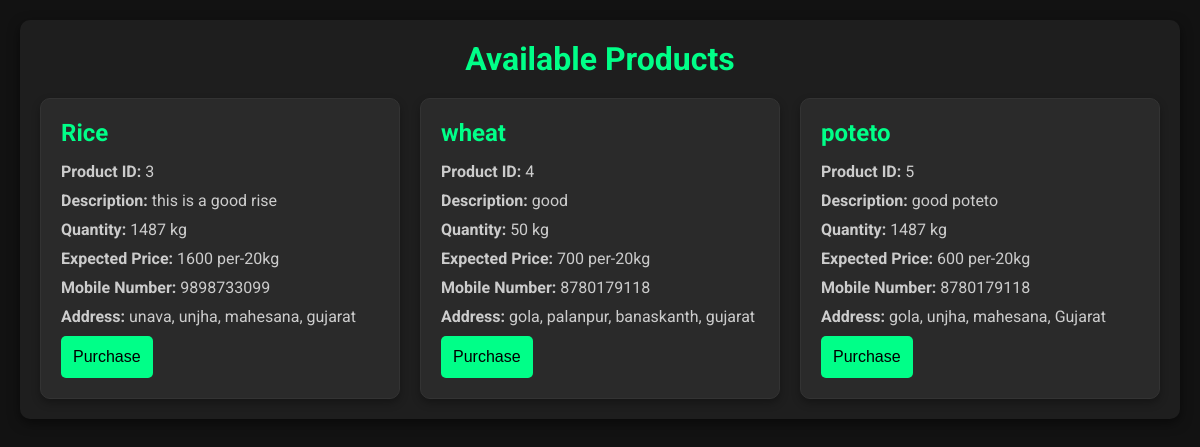
The app's page /assets/pages/buyer-new-purchases.php (signed in) with its own data.
### tables this page shows
CREATE TABLE `products` (
  `productName` varchar(100) NOT NULL,
  `description` varchar(100) NOT NULL,
  `ItemQuantity` varchar(100) NOT NULL,
  `quantityType` varchar(100) NOT NULL,
  `ExpectedPrice` varchar(100) NOT NULL,
  `PriceType` varchar(100) NOT NULL,
  `MobileNumber` varchar(11) NOT NULL,
  `Address` varchar(120) NOT NULL,
  `State` varchar(120) NOT NULL,
  `District` varchar(120) NOT NULL,
  `Sub District` varchar(120) NOT NULL,
  `Village` varchar(120) NOT NULL,
  `id` int(100) NOT NULL
);

### assets/pages/buyer-new-purchases.php (the view, shortened to what this page needs)
<?php
$servername = "localhost";
$username = "root";
$password = "";
$dbname = "farmingsystem";
$conn = new mysqli($servername, $username, $password, $dbname);
$sql = "SELECT id, productName, description, ItemQuantity, quantityType, ExpectedPrice, PriceType, MobileNumber, Address, State, District, `Sub District`, Village FROM products";
$result = $conn->query($sql);
?>
<!DOCTYPE html>
<html lang="en">
<head>
</head>
<body>
    <div class="container">
        <h1>Available Products</h1>
        <div class="contract-list" id="contractList">
            <?php
            if ($result->num_rows > 0) {
                while ($row = $result->fetch_assoc()) {
                    echo '<div class="contract">';
                    echo '<h2>' . htmlspecialchars($row["productName"]) . '</h2>';
                    echo '<p><strong>Product ID:</strong> ' . htmlspecialchars($row["id"]) . '</p>';
                    echo '<p><strong>Description:</strong> ' . htmlspecialchars($row["description"]) . '</p>';
                    echo '<p><strong>Quantity:</strong> ' . htmlspecialchars($row["ItemQuantity"]) . ' ' . htmlspecialchars($row["quantityType"]) . '</p>';
                    echo '<p><strong>Expected Price:</strong> ' . htmlspecialchars($row["ExpectedPrice"]) . ' ' . htmlspecialchars($row["PriceType"]) . '</p>';
                    echo '<p><strong>Mobile Number:</strong> ' . htmlspecialchars($row["MobileNumber"]) . '</p>';
                    echo '<p><strong>Address:</strong> ' . htmlspecialchars($row["Village"]) . ', ' . htmlspecialchars($row["Sub District"]) . ', ' . htmlspecialchars($row["District"]) . ', ' . htmlspecialchars($row["State"]) . '</p>';
                    echo '<form method="POST" action="">';
                    echo '<button type="submit">Purchase</button>';
                    echo '</form>';
                    echo '</div>';
                }
            } else {
                echo "<p style='color: red;'>No Products available at the moment.</p>";
            }
            ?>
        </div>
    </div>
</body>
</html>

### assets/pages/buyer-new-purchases.php (style rules this page uses)
* { margin: 0; padding: 0; box-sizing: border-box; }
body { font-family: 'Roboto', sans-serif; background-color: #121212; color: #e0e0e0; padding: 20px; }
.container { max-width: 1200px; margin: auto; padding: 20px; background-color: #1e1e1e; border-radius: 10px; box-shadow: 0 4px 12px rgba(0, 0, 0, 0.5); }
h1 { text-align: center; color: #00ff88; margin-bottom: 20px; }
.contract-list { display: grid; grid-template-columns: repeat(auto-fit, minmax(300px, 1fr)); gap: 20px; }
.contract { background-color: #2a2a2a; padding: 20px; border: 1px solid #333; border-radius: 10px; box-shadow: 0 4px 8px rgba(0, 0, 0, 0.3); color: #e0e0e0; transition: transform 0.3s ease, box-shadow 0.3s ease; }
.contract h2 { color: #00ff88; margin-bottom: 15px; }
.contract p { color: #cccccc; margin-bottom: 10px; }
.contract button { background-color: #00ff88; color: #000; padding: 12px; border: none; border-radius: 5px; cursor: pointer; font-size: 16px; transition: background-color 0.3s ease; }

### records on screen
products: productName "Rice", id "3", description "this is a good rise", ItemQuantity "1487", quantityType "kg", ExpectedPrice "1600", PriceType "per-20kg", MobileNumber "9898733099", Village "unava", Sub District "unjha", District "mahesana", State "gujarat"
products: productName "wheat", id "4", description "good", ItemQuantity "50", quantityType "kg", ExpectedPrice "700", PriceType "per-20kg", MobileNumber "8780179118", Village "gola", Sub District "palanpur", District "banaskanth", State "gujarat"
products: productName "poteto", id "5", description "good poteto", ItemQuantity "1487", quantityType "kg", ExpectedPrice "600", PriceType "per-20kg", MobileNumber "8780179118", Village "gola", Sub District "unjha", District "mahesana", State "Gujarat"
